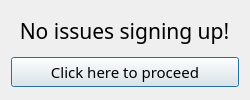
<?xml version="1.0" encoding="UTF-8"?>
<ui version="4.0">
 <class>Dialog</class>
 <widget class="QDialog" name="Dialog">
  <property name="geometry">
   <rect>
    <x>0</x>
    <y>0</y>
    <width>250</width>
    <height>100</height>
   </rect>
  </property>
  <property name="minimumSize">
   <size>
    <width>250</width>
    <height>100</height>
   </size>
  </property>
  <property name="maximumSize">
   <size>
    <width>250</width>
    <height>100</height>
   </size>
  </property>
  <property name="windowTitle">
   <string>Signup successful!</string>
  </property>
  <layout class="QVBoxLayout" name="verticalLayout">
   <item>
    <widget class="QLabel" name="no_issues_label">
     <property name="maximumSize">
      <size>
       <width>227</width>
       <height>36</height>
      </size>
     </property>
     <property name="font">
      <font>
       <family>Oswald</family>
       <pointsize>16</pointsize>
      </font>
     </property>
     <property name="text">
      <string>No issues signing up!</string>
     </property>
     <property name="alignment">
      <set>Qt::AlignCenter</set>
     </property>
    </widget>
   </item>
   <item>
    <widget class="QPushButton" name="proceed_button">
     <property name="font">
      <font>
       <family>Oswald</family>
       <pointsize>11</pointsize>
      </font>
     </property>
     <property name="text">
      <string>Click here to proceed</string>
     </property>
    </widget>
   </item>
  </layout>
 </widget>
 <resources/>
 <connections/>
</ui>
